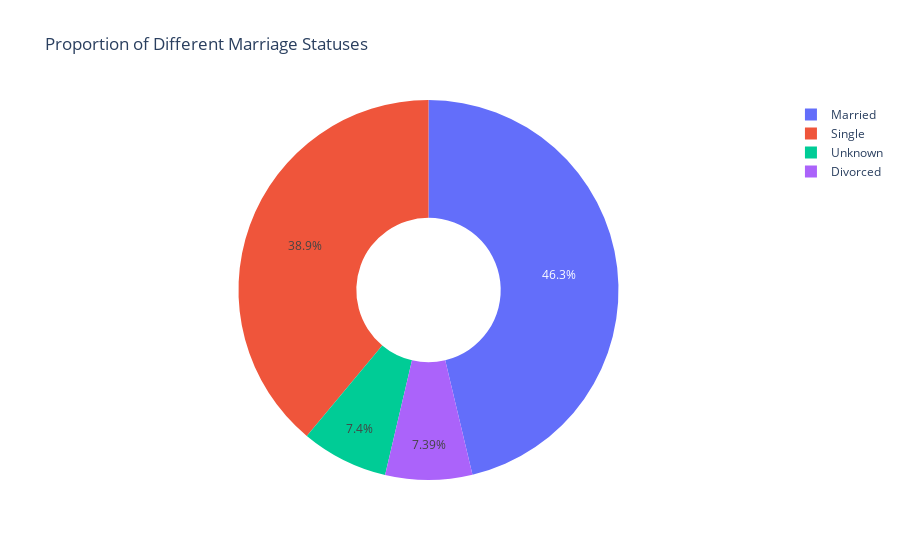

This figure's notebook cell:
### Markdown cell above
From the above graph we can state that more than 70% of the customers have a formal education level . About 35% have a higher level of education

### Code cell
# Marraige Status
ex.pie(df,names='Marital_Status',title='Proportion of Different Marriage Statuses ',hole=0.38)

### Figure 1 — Plotly figure (JSON) as saved in the notebook; plotly's stock layout.template omitted (floating-point values rounded to 4 significant figures; data arrays with more than 128 entries replaced by an {"elided": "..."} marker saying what was removed)
{"data": [{"domain": {"x": [0, 1], "y": [0, 1]}, "hole": 0.38, "hovertemplate": "Marital_Status=%{label}<extra></extra>", "labels": {"elided": "10127 str values"}, "legendgroup": "", "name": "", "showlegend": true, "type": "pie"}], "layout": {"autosize": true, "legend": {"tracegroupgap": 0}, "title": {"text": "Proportion of Different Marriage Statuses "}}}
